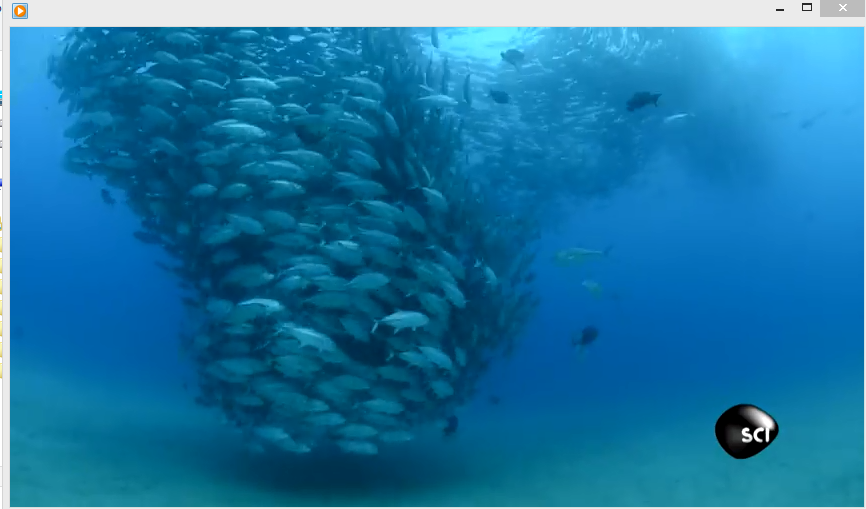
#> input picture Task 4 - Underwater Color Correction/original.PNG, 866 x 509 px, found by its file name
$ python 'color detection_4.py'
#> lines starting #> are read from the running program, lines starting #| are printed output that depends on the picture; after the words box and inside, x2 and y2 are one past the last pixel; in counts of white or black regions, pixels touching at a corner belong together; pictures that were not available may be replaced by others from this repository, and a replacement may not be noted
import cv2
import numpy as np

def color_detect(img, lower_bound, upper_bound):
    lower_bound = np.array(lower_bound, dtype = "uint8")
    upper_bound = np.array(upper_bound, dtype = "uint8")

    mask = cv2.inRange(img, lower_bound, upper_bound)
    res = cv2.bitwise_and(img, img, mask = mask)
    #return res
    return mask

Original = cv2.imread("original.png")
#> Original is the input picture: shape (509, 866, 3); mean B, G, R 163.9, 117.4, 27.6
Changed = cv2.imread("changed.png")
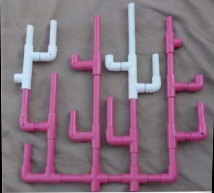
#> input picture Task 1 - Color Detection Coral Reef Color Change/changed.jpg, 214 x 193 px, given in place of changed.png, which was not available
#> Changed is the input picture: shape (193, 214, 3); mean B, G, R 124.5, 111.5, 131.6

Original = cv2.resize(Original, (0, 0), fx = 2, fy = 2, interpolation = cv2.INTER_CUBIC)
#> Original: shape (1018, 1732, 3)

original = cv2.GaussianBlur(src = Original, ksize = (5, 5), sigmaX = 0)
changed = cv2.GaussianBlur(src = Changed, ksize = (5, 5), sigmaX = 0)
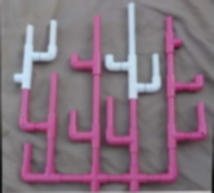
#> changed: shape (193, 214, 3); mean B, G, R 124.5, 111.5, 131.6

P_lowerBoundary = [137, 73, 163]
P_upperBoundary = [177, 113, 203]

W_lowerBoundary = [220, 204, 182]
W_upperBoundary = [255, 244, 222]

O_P_res = color_detect(original, P_lowerBoundary, P_upperBoundary)
#> in color_detect, `mask = cv2.inRange(img, lower_bound, upper_bound)`: mask: shape (1018, 1732); every value is 0
#> in color_detect, `res = cv2.bitwise_and(img, img, mask = mask)`: res: shape (1018, 1732, 3); every value is 0
O_W_res = color_detect(original, W_lowerBoundary, W_upperBoundary)
#> in color_detect (call 2), `mask = cv2.inRange(img, lower_bound, upper_bound)`:
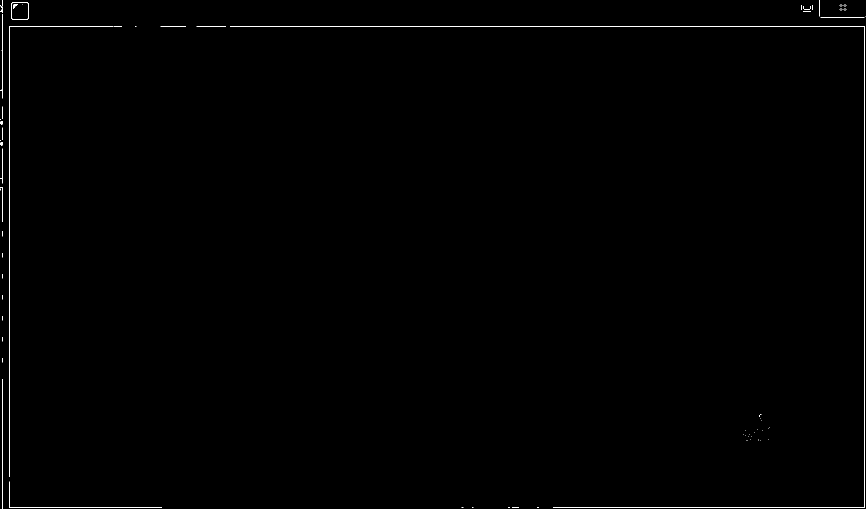
#> mask: shape (1018, 1732) (shown at 1/2 size); 0.33% white in thin lines or dots

CH_P_res = color_detect(changed, P_lowerBoundary, P_upperBoundary)
#> in color_detect (call 3), `mask = cv2.inRange(img, lower_bound, upper_bound)`:
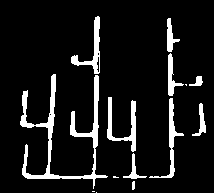
#> mask: shape (193, 214); 9.5% white; 14 white regions (4 under 20 px), largest, box (x1, y1, x2, y2) and area: (20, 74, 108, 189) 1716, (107, 97, 136, 152) 489, (71, 16, 100, 74) 435
#> in color_detect (call 3), `res = cv2.bitwise_and(img, img, mask = mask)`:
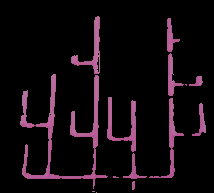
#> res: shape (193, 214, 3); mean B, G, R 14.1, 9.2, 17
CH_W_res = color_detect(changed, W_lowerBoundary, W_upperBoundary)
#> in color_detect (call 4), `mask = cv2.inRange(img, lower_bound, upper_bound)`:
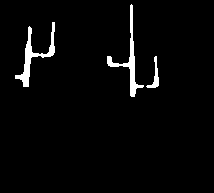
#> mask: shape (193, 214); 3% white; 3 white regions, box (x1, y1, x2, y2) and area: (15, 22, 55, 87) 564, (107, 4, 144, 97) 529, (146, 56, 159, 88) 134
#> in color_detect (call 4), `res = cv2.bitwise_and(img, img, mask = mask)`:
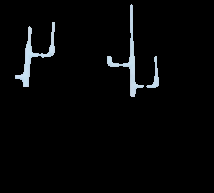
#> res: shape (193, 214, 3); mean B, G, R 6.9, 6.4, 5.8

contours, hierarchy = cv2.findContours(O_P_res, cv2.RETR_TREE, cv2.CHAIN_APPROX_SIMPLE)
#> contours = []

#> (the run stopped early here; a loop or call above may not have finished)
